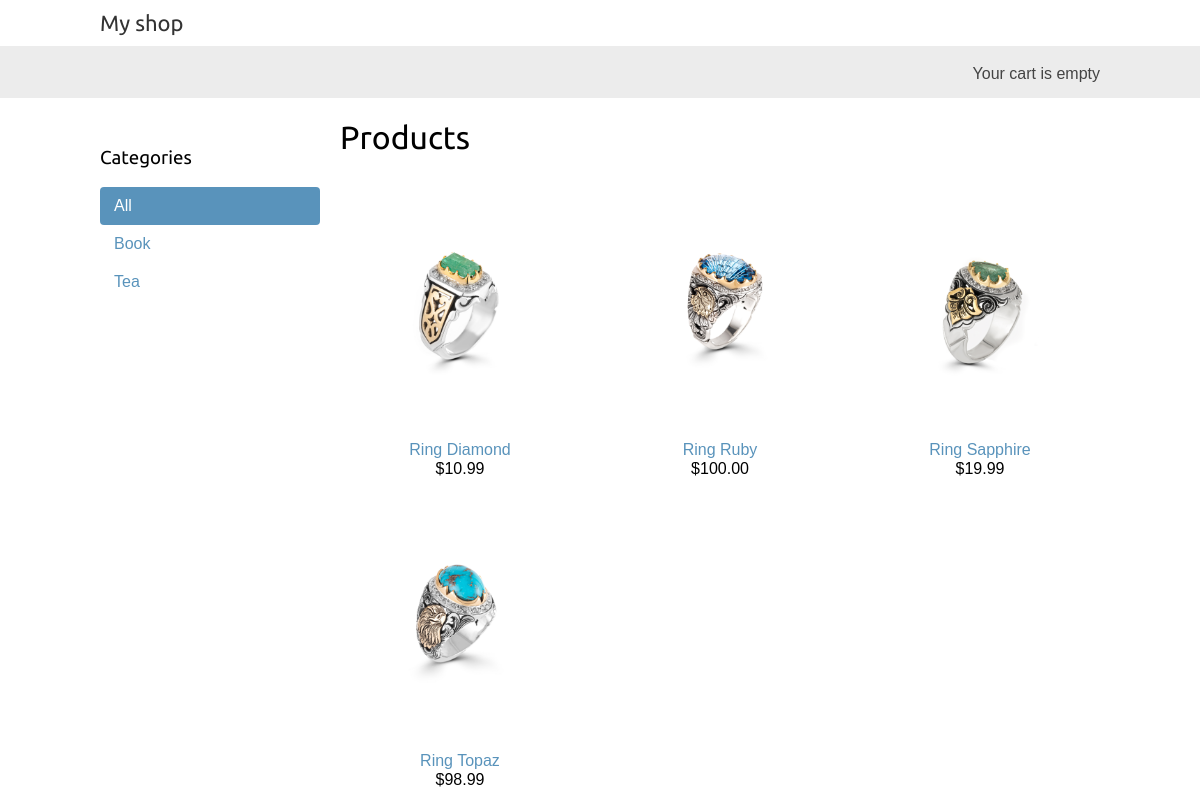
The page / on the database its author committed.
### shop/models.py (models this page shows, shortened)
class Category(models.Model):
    name = models.CharField(max_length=200)
    slug = models.SlugField(max_length=200)
    class Meta:
        ordering = ['name']
        indexes = [
            models.Index(fields=['name']),
        ]
        verbose_name = 'category'
        verbose_name_plural = 'categories'
    def get_absolute_url(self):
        return reverse('shop:product_list_by_category', args=[self.slug])

class Product(models.Model):
    category = models.ForeignKey(Category, related_name='products', on_delete=models.CASCADE)
    name = models.CharField(max_length=200)
    slug = models.SlugField(max_length=200)
    image = models.ImageField(upload_to='products/%Y/%m/%d', blank=True)
    description = models.TextField(blank=True)
    price = models.DecimalField(max_digits=10, decimal_places=2)
    available = models.BooleanField(default=True)
    created = models.DateTimeField(auto_now_add=True)
    updated = models.DateTimeField(auto_now=True)
    class Meta:
        ordering = ['name']
        indexes = [
            models.Index(fields=['id', 'slug']),
            models.Index(fields=['name']),
            models.Index(fields=['-created']),
        ]
    def get_absolute_url(self):
        return reverse(
            'shop:product_detail',
            args=[
                self.id,
                self.slug
            ]
        )

### shop/views.py (the view)
# urls.py: path('', views.product_list, name='product_list'),
def product_list(request, category_slug=None):
    category = None
    categories = Category.objects.all()
    products = Product.objects.filter(available=True)
    if category_slug:
        category = get_object_or_404(Category, slug=category_slug)
        products = products.filter(category=category)
    context = {
        'category':category,
        'categories':categories,
        'products':products,
    }
    return render(request, 'shop/product/list.html', context)

### cart/cart.py (called while the page is built)
    def __len__(self):
        return sum(item['quantity'] for item in self.cart.values())

### cart/context_processors.py (called while the page is built)
def cart(request):
    return {'cart' : Cart(request)}

### shop/templates/shop/product/list.html (shortened to what this page needs)
{% extends 'shop/base.html' %}
{% load static %}
{% block content %}
    <div id="sidebar">
        <h3>Categories</h3>
        <ul>
            <li {% if not category %}class='selected'{% endif %}>
                <a href="{% url 'shop:product_list' %}">All</a>
            </li>
            {% for c in categories %}
                <li {% if category.slug == c.slug %}class='selected'{% endif %}>
                    <a href="{{ c.get_absolute_url }}">{{ c.name }}</a>
                </li>
            {% endfor %}
        </ul>
    </div>
    <div id="main" class="product-list">
        <h1>
            {% if category %}{{ category.name }}{% else %}Products{% endif %}
        </h1>
        {% for product in products %}
            <div class="item">
                <a href="{{ product.get_absolute_url }}">
                    <img src="{% if product.image %}{{ product.image.url }}{% else %}{%static 'img/no_image.png' %}{% endif %}">
                </a>
                <a href="{{ product.get_absolute_url }}">{{ product.name }}</a>
                <br>
                ${{ product.price }}
            </div>
        {% endfor %}
    </div>
{% endblock %}

### shop/templates/shop/base.html (shortened to what this page needs)
{% load static %}
<!DOCTYPE html>
<html>
    <head>
        <link href="{% static 'css/base.css' %}" rel="stylesheet">
    </head>
    <body>
        <div id="header">
            <a href="/" class="logo">My shop</a>
        </div>
        <div id="subheader">
            <div class="cart">
                {% with total_items=cart|length %}
                    {% if total_items > 0 %}
                        Your cart:
                        <a href="{% url 'cart:cart_detail' %}">
                            {{ total_items }} item{{ total_items|pluralize }},
                            ${{ cart.get_total_price }}
                        </a>
                    {% elif not order %}
                        Your cart is empty
                    {% endif %}
                {% endwith %}
            </div>
        </div>
        <div id="content">
            {% block content %}
            {% endblock %}
        </div>
    </body>
</html>

### shop/static/css/base.css (style rules this page uses)
body { margin:0; padding:0; font-family:helvetica, sans-serif; }
h1, h2, h3, h4, h5 , h6 { font-family: 'Ubuntu', sans-serif; font-weight:normal; }
a { text-decoration:none; color:#5993bb; }
#header { padding:10px 100px; font-size:18px; overflow:auto; }
#subheader { background:#ececec; color:#444; padding:15px 100px; overflow:auto; }
#header .logo { font-family: 'Ubuntu', sans-serif; float:left; color:#333; font-size:22px; margin-right:10%; }
#subheader .cart { float:right; padding-top:4px; }
#content { padding:0 100px; overflow:hidden; }
#sidebar { width:220px; padding:30px 20px 0 0; float:left; }
#sidebar ul { margin:0; padding:0; }
#sidebar ul li { margin:0; list-style:none; padding:10px 14px; }
#sidebar ul li a { display:block; }
#sidebar ul li.selected { background:#5993bb; border-radius:4px; }
#sidebar ul li.selected a { color:#fff; }
#main { float:left; width: 96%; margin-right:-220px; overflow:hidden; }
.product-list .item { width:25%; padding:10px 20px 10px 0; float:left; text-align:center; line-height:1.2; }
.product-list .item img { width:100%; margin-bottom:8px; }

### rows shown on the page
Category: name "Book"
Category: name "Tea"
Product: image (picture), name "Ring Diamond", price "10.99"
Product: image (picture), name "Ring Ruby", price "100.00"
Product: image (picture), name "Ring Sapphire", price "19.99"
Product: image (picture), name "Ring Topaz", price "98.99"
